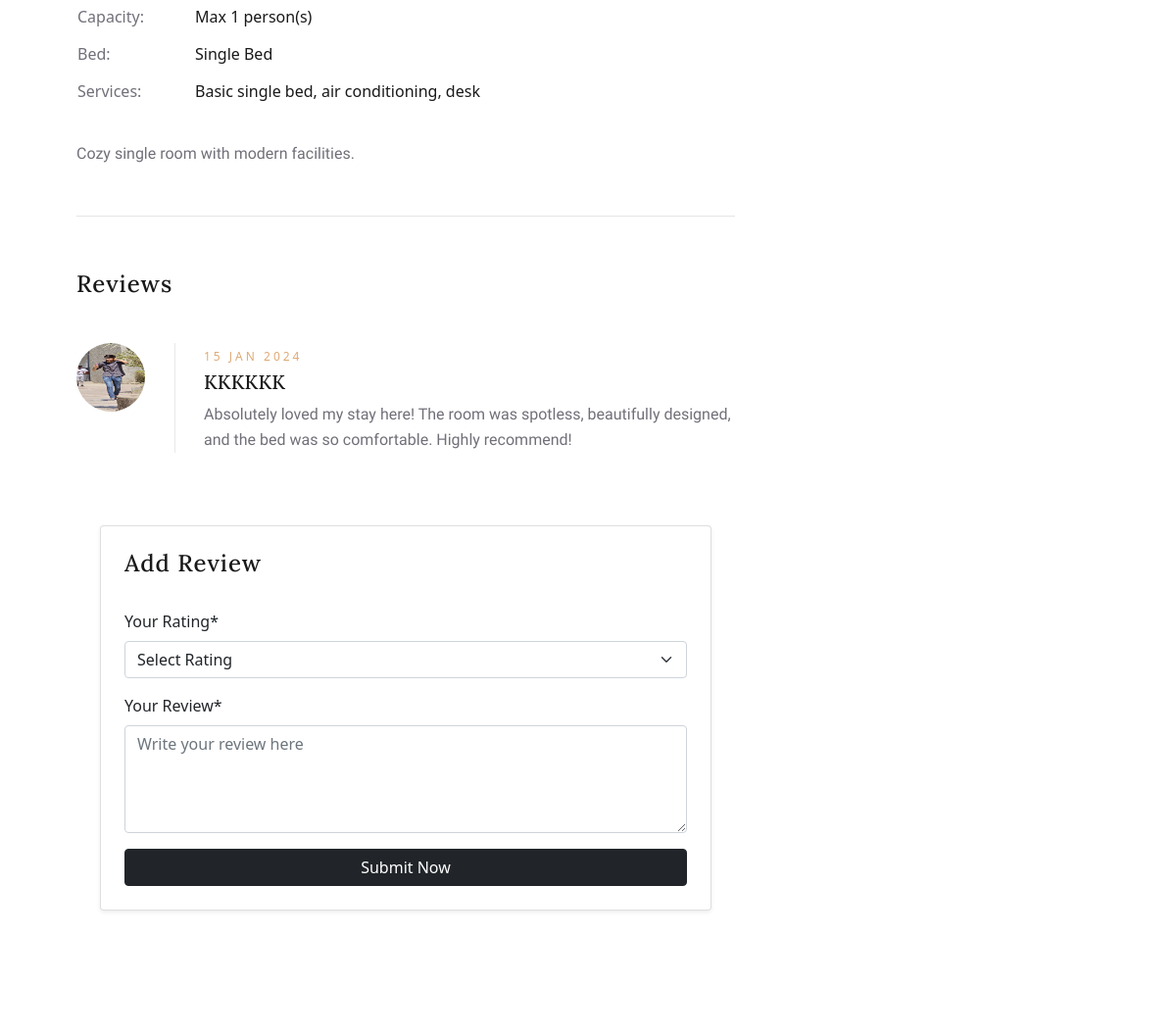
The page /room_detail.php?room_no=101 (middle part) on the database as committed earlier.
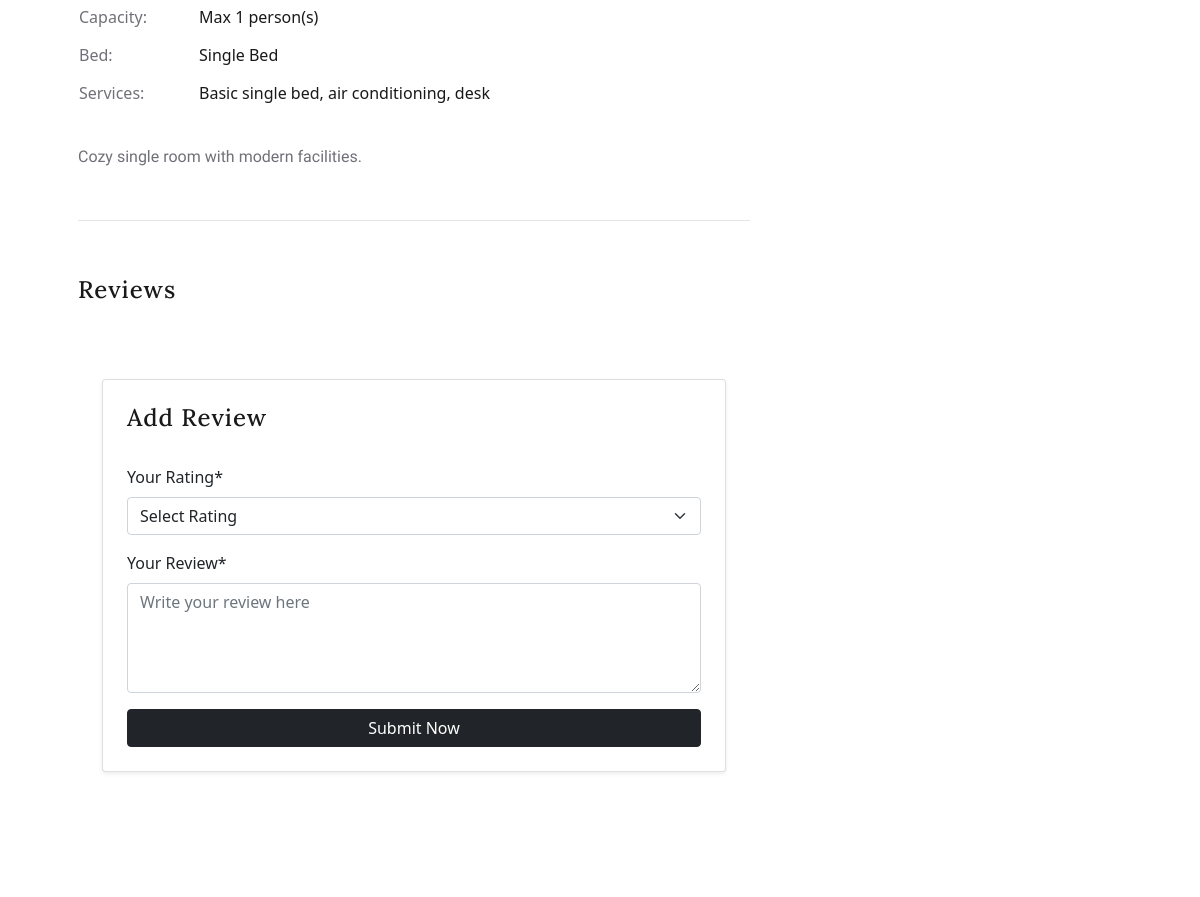
The same page on the database as committed later.
### tables this page shows
CREATE TABLE `reviews` (
  `review_id` int NOT NULL,
  `user_id` int NOT NULL,
  `room_no` int NOT NULL,
  `rating` int DEFAULT NULL,
  `review_text` text,
  `created_at` timestamp NULL DEFAULT CURRENT_TIMESTAMP
);

CREATE TABLE `users` (
  `id` int NOT NULL,
  `fullname` varchar(30) NOT NULL,
  `email` varchar(30) NOT NULL,
  `password` varchar(20) NOT NULL,
  `confirm_password` varchar(20) NOT NULL,
  `mobile_no` bigint DEFAULT NULL,
  `address` varchar(100) DEFAULT NULL,
  `role` enum('guest','admin') DEFAULT 'guest',
  `status` enum('active','inactive') NOT NULL DEFAULT 'inactive',
  `profile_picture` varchar(200) DEFAULT NULL,
  `activation_code` varchar(255) DEFAULT NULL
);

### room_detail.php (the view, shortened to what the changed rows need)
<?php
include_once('db_connection.php');
if (isset($_GET['room_no'])) {
    $room_no = $_GET['room_no'];
    $reviews = "SELECT r.review_id, r.rating, r.review_text, r.created_at, u.fullname, u.profile_picture
        FROM reviews r
        JOIN users u ON r.user_id = u.id
        WHERE r.room_no = $room_no";
    $result2 = mysqli_query($con, $reviews);
} else {
    echo "<h2>Invalid Room Request</h2>";
    exit;
}
?>
<!DOCTYPE html>
<html lang="zxx">
<head>
</head>
<body>
    <?php
    include_once('header.php');
    ?>
    <div class="container py-5">
        <section class="room-details-section spad">
            <div class="container">
                <div class="row">
                    <div class="row">
                        <div class="col-8">
                            <div class="rd-reviews">
                                <?php while ($row = $result2->fetch_assoc()): ?>
                                    <div class="review-item">
                                        <div class="ri-pic">
                                            <img src="assets/images/profile_picture/<?php echo $row['profile_picture']; ?>" alt="User Avatar">
                                        </div>
                                        <div class="ri-text">
                                            <span><?php echo date("d M Y", strtotime($row['created_at'])); ?></span>
                                            <div class="rating">
                                                <?php
                                                for ($i = 1; $i <= 5; $i++) {
                                                    echo $i <= $row['rating'] ? '<i class="icon_star"></i>' : '<i class="icon_star_alt"></i>';
                                                }
                                                ?>
                                            </div>
                                            <h5><?php echo htmlspecialchars($row['fullname']); ?></h5>
                                            <p><?php echo htmlspecialchars($row['review_text']); ?></p>
                                        </div>
                                    </div>
                                <?php endwhile; ?>
                            </div>
                        </div>
                    </div>
                </div>
            </div>
        </section>
    </div>
    <?php
    include('footer.php');
    ?>
</body>
</html>

Rows that differ between the two databases and show on the page:
removed reviews: user.profile_picture (picture), created_at "15 JAN 2024", rating 5 (drawn), user.fullname "KKKKKK", review_text "Absolutely loved my stay here! The room was spotless, beautifully designed, and the bed was so comfortable. Highly recommend!"
